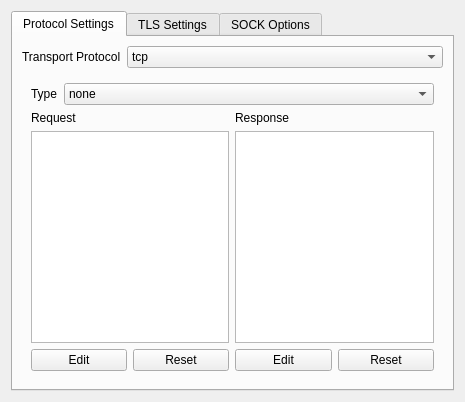
<?xml version="1.0" encoding="UTF-8"?>
<ui version="4.0">
 <class>StreamSettingsWidget</class>
 <widget class="QWidget" name="StreamSettingsWidget">
  <property name="geometry">
   <rect>
    <x>0</x>
    <y>0</y>
    <width>465</width>
    <height>402</height>
   </rect>
  </property>
  <property name="windowTitle">
   <string>Stream Settings Widget</string>
  </property>
  <layout class="QGridLayout" name="gridLayout">
   <item row="0" column="0">
    <widget class="QTabWidget" name="tabWidget">
     <property name="currentIndex">
      <number>0</number>
     </property>
     <widget class="QWidget" name="tab_3">
      <attribute name="title">
       <string>Protocol Settings</string>
      </attribute>
      <layout class="QGridLayout" name="gridLayout_3">
       <item row="1" column="0">
        <widget class="QStackedWidget" name="v2rayStackView">
         <property name="sizePolicy">
          <sizepolicy hsizetype="Minimum" vsizetype="Preferred">
           <horstretch>0</horstretch>
           <verstretch>0</verstretch>
          </sizepolicy>
         </property>
         <property name="minimumSize">
          <size>
           <width>1</width>
           <height>0</height>
          </size>
         </property>
         <property name="currentIndex">
          <number>0</number>
         </property>
         <widget class="QWidget" name="tcpStackPage">
          <layout class="QGridLayout" name="gridLayout_2" rowstretch="0,0,1,0">
           <item row="0" column="0" colspan="4">
            <layout class="QHBoxLayout" name="horizontalLayout" stretch="0,1">
             <item>
              <widget class="QLabel" name="label">
               <property name="text">
                <string>Type</string>
               </property>
              </widget>
             </item>
             <item>
              <widget class="QComboBox" name="tcpHeaderTypeCB">
               <item>
                <property name="text">
                 <string notr="true">none</string>
                </property>
               </item>
               <item>
                <property name="text">
                 <string notr="true">http</string>
                </property>
               </item>
              </widget>
             </item>
            </layout>
           </item>
           <item row="2" column="0" colspan="2">
            <widget class="QPlainTextEdit" name="tcpRequestTxt">
             <property name="sizePolicy">
              <sizepolicy hsizetype="Preferred" vsizetype="Preferred">
               <horstretch>0</horstretch>
               <verstretch>0</verstretch>
              </sizepolicy>
             </property>
             <property name="lineWrapMode">
              <enum>QPlainTextEdit::NoWrap</enum>
             </property>
             <property name="readOnly">
              <bool>true</bool>
             </property>
             <property name="plainText">
              <string/>
             </property>
             <property name="backgroundVisible">
              <bool>false</bool>
             </property>
             <property name="placeholderText">
              <string notr="true"/>
             </property>
            </widget>
           </item>
           <item row="2" column="2" colspan="2">
            <widget class="QPlainTextEdit" name="tcpRespTxt">
             <property name="sizePolicy">
              <sizepolicy hsizetype="Preferred" vsizetype="Preferred">
               <horstretch>0</horstretch>
               <verstretch>0</verstretch>
              </sizepolicy>
             </property>
             <property name="lineWrapMode">
              <enum>QPlainTextEdit::NoWrap</enum>
             </property>
             <property name="readOnly">
              <bool>true</bool>
             </property>
             <property name="plainText">
              <string/>
             </property>
             <property name="placeholderText">
              <string notr="true"/>
             </property>
            </widget>
           </item>
           <item row="3" column="0">
            <widget class="QPushButton" name="tcpRequestEditBtn">
             <property name="text">
              <string>Edit</string>
             </property>
            </widget>
           </item>
           <item row="3" column="1">
            <widget class="QPushButton" name="tcpRequestDefBtn">
             <property name="text">
              <string>Reset</string>
             </property>
            </widget>
           </item>
           <item row="3" column="2">
            <widget class="QPushButton" name="tcpResponseEditBtn">
             <property name="text">
              <string>Edit</string>
             </property>
            </widget>
           </item>
           <item row="3" column="3">
            <widget class="QPushButton" name="tcpRespDefBtn">
             <property name="text">
              <string>Reset</string>
             </property>
            </widget>
           </item>
           <item row="1" column="2" colspan="2">
            <widget class="QLabel" name="label_3">
             <property name="text">
              <string>Response</string>
             </property>
            </widget>
           </item>
           <item row="1" column="0" colspan="2">
            <widget class="QLabel" name="label_2">
             <property name="text">
              <string>Request</string>
             </property>
            </widget>
           </item>
          </layout>
         </widget>
         <widget class="QWidget" name="wsStackPage">
          <layout class="QGridLayout" name="gridLayout_9" rowstretch="0,0,1">
           <item row="0" column="0">
            <layout class="QFormLayout" name="formLayout_7">
             <item row="0" column="0">
              <widget class="QLabel" name="label_7">
               <property name="text">
                <string>Path</string>
               </property>
              </widget>
             </item>
             <item row="1" column="0">
              <widget class="QLabel" name="label_12">
               <property name="text">
                <string>Max Early Data</string>
               </property>
              </widget>
             </item>
             <item row="0" column="1">
              <widget class="QLineEdit" name="wsPathTxt">
               <property name="text">
                <string/>
               </property>
               <property name="placeholderText">
                <string notr="true">/wsPath</string>
               </property>
              </widget>
             </item>
             <item row="1" column="1">
              <widget class="QSpinBox" name="wsEarlyDataSB">
               <property name="minimum">
                <number>0</number>
               </property>
               <property name="maximum">
                <number>99999</number>
               </property>
               <property name="value">
                <number>1024</number>
               </property>
              </widget>
             </item>
             <item row="2" column="0">
              <widget class="QLabel" name="label_25">
               <property name="text">
                <string>Browser Forwarding</string>
               </property>
              </widget>
             </item>
             <item row="2" column="1">
              <widget class="QCheckBox" name="wsBrowserForwardCB">
               <property name="text">
                <string>Enabled</string>
               </property>
              </widget>
             </item>
             <item row="3" column="0">
              <widget class="QLabel" name="label_30">
               <property name="text">
                <string>Early Data Header Name</string>
               </property>
              </widget>
             </item>
             <item row="3" column="1">
              <widget class="QComboBox" name="wsEarlyDataHeaderNameCB">
               <item>
                <property name="text">
                 <string notr="true"/>
                </property>
               </item>
               <item>
                <property name="text">
                 <string notr="true">Sec-WebSocket-Protocol</string>
                </property>
               </item>
              </widget>
             </item>
            </layout>
           </item>
           <item row="2" column="0">
            <widget class="QPlainTextEdit" name="wsHeadersTxt">
             <property name="placeholderText">
              <string notr="true">Key|Value</string>
             </property>
            </widget>
           </item>
           <item row="1" column="0">
            <widget class="QLabel" name="label_26">
             <property name="text">
              <string>Headers</string>
             </property>
            </widget>
           </item>
          </layout>
         </widget>
         <widget class="QWidget" name="mKCPStackPage">
          <layout class="QFormLayout" name="formLayout_5">
           <item row="0" column="0">
            <widget class="QLabel" name="label_16">
             <property name="text">
              <string>Header</string>
             </property>
            </widget>
           </item>
           <item row="0" column="1">
            <widget class="QComboBox" name="kcpHeaderType">
             <property name="sizePolicy">
              <sizepolicy hsizetype="MinimumExpanding" vsizetype="Fixed">
               <horstretch>0</horstretch>
               <verstretch>0</verstretch>
              </sizepolicy>
             </property>
             <item>
              <property name="text">
               <string notr="true">none</string>
              </property>
             </item>
             <item>
              <property name="text">
               <string notr="true">srtp</string>
              </property>
             </item>
             <item>
              <property name="text">
               <string notr="true">utp</string>
              </property>
             </item>
             <item>
              <property name="text">
               <string notr="true">wechat-video</string>
              </property>
             </item>
             <item>
              <property name="text">
               <string notr="true">dtls</string>
              </property>
             </item>
             <item>
              <property name="text">
               <string notr="true">wireguard</string>
              </property>
             </item>
            </widget>
           </item>
           <item row="1" column="0">
            <widget class="QLabel" name="label_13">
             <property name="text">
              <string>Seed</string>
             </property>
            </widget>
           </item>
           <item row="1" column="1">
            <widget class="QLineEdit" name="kcpSeedTxt"/>
           </item>
           <item row="2" column="0">
            <widget class="QLabel" name="label_23">
             <property name="text">
              <string>Capacity</string>
             </property>
             <property name="alignment">
              <set>Qt::AlignRight|Qt::AlignTrailing|Qt::AlignVCenter</set>
             </property>
            </widget>
           </item>
           <item row="2" column="1">
            <layout class="QHBoxLayout" name="horizontalLayout_5" stretch="1,1">
             <item>
              <widget class="QSpinBox" name="kcpUploadCapacSB">
               <property name="suffix">
                <string notr="true"> MB/s</string>
               </property>
               <property name="prefix">
                <string>Up: </string>
               </property>
               <property name="maximum">
                <number>4096</number>
               </property>
               <property name="value">
                <number>5</number>
               </property>
              </widget>
             </item>
             <item>
              <widget class="QSpinBox" name="kcpDownCapacitySB">
               <property name="minimumSize">
                <size>
                 <width>80</width>
                 <height>0</height>
                </size>
               </property>
               <property name="suffix">
                <string notr="true"> MB/s</string>
               </property>
               <property name="prefix">
                <string>Down: </string>
               </property>
               <property name="maximum">
                <number>4096</number>
               </property>
               <property name="value">
                <number>20</number>
               </property>
              </widget>
             </item>
            </layout>
           </item>
           <item row="3" column="0">
            <widget class="QLabel" name="label_22">
             <property name="text">
              <string>Buffer Size</string>
             </property>
             <property name="alignment">
              <set>Qt::AlignRight|Qt::AlignTrailing|Qt::AlignVCenter</set>
             </property>
            </widget>
           </item>
           <item row="3" column="1">
            <layout class="QHBoxLayout" name="horizontalLayout_6" stretch="1,1">
             <item>
              <widget class="QSpinBox" name="kcpWriteBufferSB">
               <property name="suffix">
                <string notr="true"> MB</string>
               </property>
               <property name="prefix">
                <string>Write Size: </string>
               </property>
               <property name="maximum">
                <number>1024</number>
               </property>
               <property name="value">
                <number>2</number>
               </property>
              </widget>
             </item>
             <item>
              <widget class="QSpinBox" name="kcpReadBufferSB">
               <property name="suffix">
                <string notr="true"> MB</string>
               </property>
               <property name="prefix">
                <string>Read Size: </string>
               </property>
               <property name="maximum">
                <number>1024</number>
               </property>
               <property name="value">
                <number>2</number>
               </property>
              </widget>
             </item>
            </layout>
           </item>
           <item row="4" column="0">
            <widget class="QLabel" name="label_24">
             <property name="text">
              <string>Congestion</string>
             </property>
            </widget>
           </item>
           <item row="4" column="1">
            <widget class="QCheckBox" name="kcpCongestionCB">
             <property name="text">
              <string>Congestion</string>
             </property>
            </widget>
           </item>
           <item row="5" column="0">
            <widget class="QLabel" name="label_15">
             <property name="text">
              <string>Options</string>
             </property>
            </widget>
           </item>
           <item row="5" column="1">
            <layout class="QHBoxLayout" name="horizontalLayout_3">
             <item>
              <widget class="QLabel" name="label_8">
               <property name="text">
                <string>MTU</string>
               </property>
              </widget>
             </item>
             <item>
              <widget class="QSpinBox" name="kcpMTU">
               <property name="sizePolicy">
                <sizepolicy hsizetype="MinimumExpanding" vsizetype="Fixed">
                 <horstretch>0</horstretch>
                 <verstretch>0</verstretch>
                </sizepolicy>
               </property>
               <property name="suffix">
                <string notr="true"> B</string>
               </property>
               <property name="minimum">
                <number>576</number>
               </property>
               <property name="maximum">
                <number>1460</number>
               </property>
               <property name="value">
                <number>1350</number>
               </property>
              </widget>
             </item>
             <item>
              <widget class="QLabel" name="label_10">
               <property name="text">
                <string>TTI</string>
               </property>
              </widget>
             </item>
             <item>
              <widget class="QSpinBox" name="kcpTTI">
               <property name="sizePolicy">
                <sizepolicy hsizetype="MinimumExpanding" vsizetype="Fixed">
                 <horstretch>0</horstretch>
                 <verstretch>0</verstretch>
                </sizepolicy>
               </property>
               <property name="suffix">
                <string notr="true"> ms</string>
               </property>
               <property name="minimum">
                <number>10</number>
               </property>
               <property name="maximum">
                <number>100</number>
               </property>
               <property name="value">
                <number>50</number>
               </property>
              </widget>
             </item>
            </layout>
           </item>
          </layout>
         </widget>
         <widget class="QWidget" name="dsStackPage">
          <layout class="QFormLayout" name="formLayout_2">
           <item row="0" column="0">
            <widget class="QLabel" name="label_17">
             <property name="text">
              <string>Path</string>
             </property>
            </widget>
           </item>
           <item row="0" column="1">
            <widget class="QLineEdit" name="dsPathTxt">
             <property name="text">
              <string/>
             </property>
             <property name="placeholderText">
              <string notr="true">/dsPath</string>
             </property>
            </widget>
           </item>
          </layout>
         </widget>
         <widget class="QWidget" name="grpcStackPage">
          <layout class="QFormLayout" name="formLayout_6">
           <item row="0" column="0">
            <widget class="QLabel" name="label_11">
             <property name="text">
              <string>Service Name</string>
             </property>
            </widget>
           </item>
           <item row="0" column="1">
            <widget class="QLineEdit" name="grpcServiceNameTxt"/>
           </item>
           <item row="1" column="0">
            <widget class="QLabel" name="modeLabel">
             <property name="text">
              <string>Mode</string>
             </property>
            </widget>
           </item>
           <item row="1" column="1">
            <widget class="QComboBox" name="grpcModeCB">
             <item>
              <property name="text">
               <string notr="true">gun</string>
              </property>
             </item>
             <item>
              <property name="text">
               <string notr="true">multi</string>
              </property>
             </item>
            </widget>
           </item>
          </layout>
         </widget>
        </widget>
       </item>
       <item row="0" column="0">
        <layout class="QHBoxLayout" name="horizontalLayout_2" stretch="0,1">
         <item>
          <widget class="QLabel" name="transportLabel">
           <property name="text">
            <string>Transport Protocol</string>
           </property>
          </widget>
         </item>
         <item>
          <widget class="QComboBox" name="transportCombo">
           <item>
            <property name="text">
             <string notr="true">tcp</string>
            </property>
           </item>
           <item>
            <property name="text">
             <string notr="true">ws</string>
            </property>
           </item>
           <item>
            <property name="text">
             <string notr="true">kcp</string>
            </property>
           </item>
           <item>
            <property name="text">
             <string notr="true">domainsocket</string>
            </property>
           </item>
           <item>
            <property name="text">
             <string notr="true">grpc</string>
            </property>
           </item>
          </widget>
         </item>
        </layout>
       </item>
      </layout>
     </widget>
     <widget class="QWidget" name="tab">
      <attribute name="title">
       <string>TLS Settings</string>
      </attribute>
      <layout class="QFormLayout" name="formLayout">
       <item row="0" column="0">
        <widget class="QLabel" name="label_21">
         <property name="text">
          <string>Security Type</string>
         </property>
        </widget>
       </item>
       <item row="0" column="1">
        <widget class="QComboBox" name="securityTypeCB">
         <item>
          <property name="text">
           <string notr="true">None</string>
          </property>
         </item>
         <item>
          <property name="text">
           <string notr="true">TLS</string>
          </property>
         </item>
         <item>
          <property name="text">
           <string notr="true">REALITY</string>
          </property>
         </item>
        </widget>
       </item>
       <item row="2" column="0" colspan="2">
        <widget class="QCheckBox" name="enableSessionResumptionCB">
         <property name="text">
          <string>Enable Session Resumption</string>
         </property>
         <property name="checked">
          <bool>false</bool>
         </property>
        </widget>
       </item>
       <item row="3" column="0" colspan="2">
        <widget class="QCheckBox" name="disableSystemRoot">
         <property name="text">
          <string>Disable System Root Certificates</string>
         </property>
        </widget>
       </item>
       <item row="4" column="0">
        <widget class="QLabel" name="label_6">
         <property name="text">
          <string>Server Address (SNI)</string>
         </property>
        </widget>
       </item>
       <item row="4" column="1">
        <widget class="QLineEdit" name="serverNameTxt"/>
       </item>
       <item row="5" column="0">
        <widget class="QLabel" name="fingerprintLabel">
         <property name="text">
          <string>Fingerprint</string>
         </property>
        </widget>
       </item>
       <item row="5" column="1">
        <widget class="QLineEdit" name="fingerprintTxt">
         <property name="placeholderText">
          <string notr="true">chrome</string>
         </property>
        </widget>
       </item>
       <item row="6" column="0">
        <widget class="QLabel" name="realityPasswordLabel">
         <property name="text">
          <string>Public Key / Authentication Key</string>
         </property>
        </widget>
       </item>
       <item row="6" column="1">
        <widget class="QLineEdit" name="realityPasswordTxt"/>
       </item>
       <item row="7" column="0">
        <widget class="QLabel" name="realityShortIdLabel">
         <property name="text">
          <string>Short ID</string>
         </property>
        </widget>
       </item>
       <item row="7" column="1">
        <widget class="QLineEdit" name="realityShortIdTxt"/>
       </item>
       <item row="8" column="0">
        <widget class="QLabel" name="realityMldsa65VerifyLabel">
         <property name="text">
          <string>ML-DSA-65 Verification Key</string>
         </property>
        </widget>
       </item>
       <item row="8" column="1">
        <widget class="QLineEdit" name="realityMldsa65VerifyTxt"/>
       </item>
       <item row="9" column="0">
        <widget class="QLabel" name="realitySpiderXLabel">
         <property name="text">
          <string>SpiderX</string>
         </property>
        </widget>
       </item>
       <item row="9" column="1">
        <widget class="QLineEdit" name="realitySpiderXTxt">
         <property name="placeholderText">
          <string notr="true">/</string>
         </property>
        </widget>
       </item>
       <item row="10" column="0">
        <widget class="QLabel" name="alpnLabel">
         <property name="text">
          <string>ALPN</string>
         </property>
        </widget>
       </item>
       <item row="10" column="1">
        <widget class="QLineEdit" name="alpnTxt"/>
       </item>
       <item row="11" column="0">
        <widget class="QLabel" name="certificatesLabel">
         <property name="text">
          <string>Certificates</string>
         </property>
        </widget>
       </item>
       <item row="11" column="1">
        <widget class="QPushButton" name="openCertEditorBtn">
         <property name="enabled">
          <bool>false</bool>
         </property>
         <property name="toolTip">
          <string notr="true">Not Implemented</string>
         </property>
         <property name="text">
          <string>Open Certificate Editor</string>
         </property>
        </widget>
       </item>
       <item row="12" column="0" colspan="2">
        <widget class="QPushButton" name="pinnedPeerCertificateChainSha256Btn">
         <property name="text">
          <string>Open pinnedPeerCertificateChainSha256 Editor</string>
         </property>
        </widget>
       </item>
      </layout>
     </widget>
     <widget class="QWidget" name="tab_2">
      <attribute name="title">
       <string>SOCK Options</string>
      </attribute>
      <layout class="QFormLayout" name="formLayout_4">
       <item row="0" column="0">
        <widget class="QLabel" name="label_28">
         <property name="text">
          <string>Mark</string>
         </property>
        </widget>
       </item>
       <item row="0" column="1">
        <widget class="QSpinBox" name="soMarkSpinBox">
         <property name="maximum">
          <number>255</number>
         </property>
        </widget>
       </item>
       <item row="1" column="0">
        <widget class="QLabel" name="label_29">
         <property name="text">
          <string>TCP Fast Open</string>
         </property>
        </widget>
       </item>
       <item row="1" column="1">
        <widget class="QCheckBox" name="tcpFastOpenCB">
         <property name="text">
          <string>Enabled</string>
         </property>
        </widget>
       </item>
       <item row="2" column="0">
        <widget class="QLabel" name="label_27">
         <property name="text">
          <string>tProxy Mode</string>
         </property>
        </widget>
       </item>
       <item row="2" column="1">
        <widget class="QComboBox" name="tProxyCB">
         <item>
          <property name="text">
           <string notr="true">off</string>
          </property>
         </item>
         <item>
          <property name="text">
           <string notr="true">redirect</string>
          </property>
         </item>
         <item>
          <property name="text">
           <string notr="true">tproxy</string>
          </property>
         </item>
        </widget>
       </item>
       <item row="3" column="0">
        <widget class="QLabel" name="label_32">
         <property name="text">
          <string>TCP Keepalive Interval</string>
         </property>
        </widget>
       </item>
       <item row="3" column="1">
        <widget class="QSpinBox" name="tcpKeepAliveIntervalSpinBox">
         <property name="maximum">
          <number>2147483647</number>
         </property>
        </widget>
       </item>
      </layout>
     </widget>
    </widget>
   </item>
  </layout>
 </widget>
 <tabstops>
  <tabstop>tabWidget</tabstop>
  <tabstop>transportCombo</tabstop>
  <tabstop>tcpHeaderTypeCB</tabstop>
  <tabstop>tcpRequestTxt</tabstop>
  <tabstop>tcpRespTxt</tabstop>
  <tabstop>tcpRequestEditBtn</tabstop>
  <tabstop>tcpRequestDefBtn</tabstop>
  <tabstop>tcpResponseEditBtn</tabstop>
  <tabstop>tcpRespDefBtn</tabstop>
  <tabstop>wsHeadersTxt</tabstop>
  <tabstop>kcpUploadCapacSB</tabstop>
  <tabstop>kcpDownCapacitySB</tabstop>
  <tabstop>dsPathTxt</tabstop>
  <tabstop>serverNameTxt</tabstop>
  <tabstop>soMarkSpinBox</tabstop>
  <tabstop>tcpFastOpenCB</tabstop>
  <tabstop>tProxyCB</tabstop>
 </tabstops>
 <resources/>
 <connections/>
</ui>
